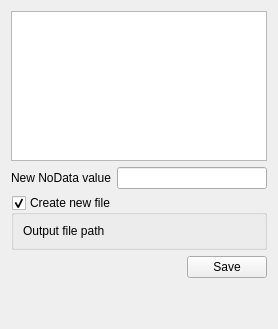
<?xml version="1.0" encoding="UTF-8"?>
<ui version="4.0">
 <class>NoDataWidget</class>
 <widget class="QWidget" name="NoDataWidget">
  <layout class="QGridLayout" name="gridLayout_4">
   <item row="5" column="2">
    <widget class="QPushButton" name="new_nodata_save_btn">
     <property name="text">
      <string>Save</string>
     </property>
    </widget>
   </item>
   <item row="2" column="1" colspan="2">
    <widget class="QLineEdit" name="nodata_new_value_lineedit" />
   </item>
   <item row="0" column="0" colspan="3">
    <widget class="QTextEdit" name="nodata_text_box">
     <property name="maximumSize">
      <size>
       <width>16777215</width>
       <height>150</height>
      </size>
     </property>
     <property name="readOnly">
      <bool>true</bool>
     </property>
    </widget>
   </item>
   <item row="2" column="0">
    <widget class="QLabel" name="new_nodata_label">
     <property name="text">
      <string>New NoData value</string>
     </property>
    </widget>
   </item>
   <item row="3" column="0" rowspan="2" colspan="3">
    <widget class="QGroupBox" name="nodata_output_path_groupBox">
     <property name="title">
      <string>Create new file</string>
     </property>
     <property name="checkable">
      <bool>true</bool>
     </property>
     <layout class="QGridLayout" name="gridLayout_6">
      <item row="0" column="0">
       <widget class="QLabel" name="nodata_output_path_label">
        <property name="text">
         <string>Output file path</string>
        </property>
       </widget>
      </item>
     </layout>
    </widget>
   </item>
   <item row="6" column="2">
    <spacer name="verticalSpacer">
     <property name="orientation">
      <enum>Qt::Vertical</enum>
     </property>
     <property name="sizeHint" stdset="0">
      <size>
       <width>20</width>
       <height>40</height>
      </size>
     </property>
    </spacer>
   </item>
  </layout>
 </widget>
 <resources />
 <connections />
</ui>
